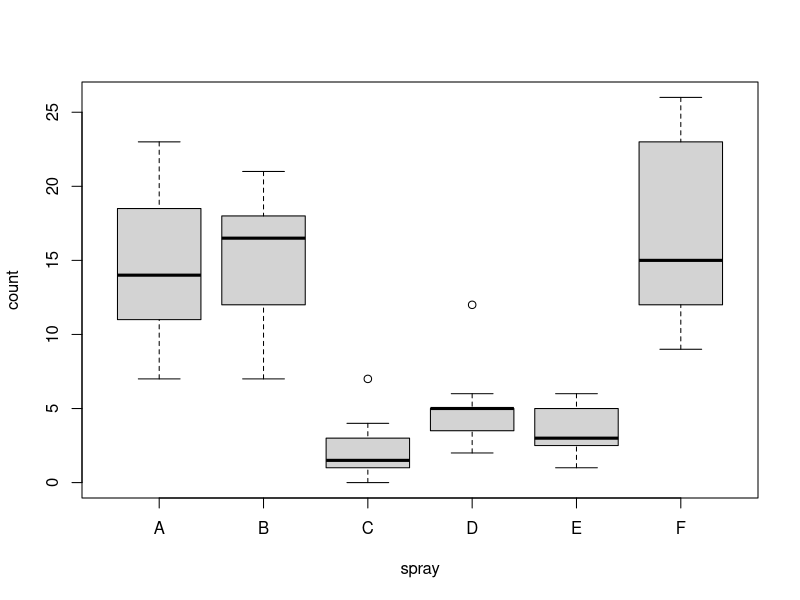

This figure's R source:
## test statistic for ANOVA

# 対応のない分散分析
data("InsectSprays")
str(InsectSprays)
plot(count ~ spray, data = InsectSprays)
#boxplot(InsectSprays[,1]~InsectSprays[,2])
anova(aov(count~spray,data=InsectSprays))

# 多群の等分散の検定
bartlett.test(InsectSprays$count, InsectSprays$spray)
bartlett.test(count ~ spray, data = InsectSprays)

InsectSprays_cde <- rbind(InsectSprays[InsectSprays$spray == "C",],InsectSprays[InsectSprays$spray == "D",],InsectSprays[InsectSprays$spray == "E",])
bartlett.test(count ~ spray, data = InsectSprays_cde)

# 対応のある分散分析
#各水準のデータ数確認
library(dplyr)
df <- group_by(InsectSprays_cde, spray)
summarize(df, n=n())
#対応のある情報を付加
InsectSprays_cde["NO"] <- factor(rep(1:12,3))
head(InsectSprays_cde)

#対応のある分散分析実行
#summary(aov(count ~ A + spray, InsectSprays_cde))
anova(aov(count ~ spray + NO , InsectSprays_cde))

#対応のない分散分析実行
anova(aov(count ~ spray, InsectSprays_cde))

# 二元配置分散分析
#サンプルデータ作成
a1 <- c(0,2,8,10)
a2 <- c(6,8,9,13)
A <- factor(c(1,1,1,1,2,2,2,2))
B <- factor(c(1,1,2,2,1,1,2,2))
y <- c(a1,a2)
sample_anova <- data.frame(y,A,B)
sample_anova
#交互作用なし二元配置分散分析実行
summary(aov(y~A+B,data=sample_anova))
#交互作用あり二元配置分散分析実行
summary(aov(y~A*B,data=sample_anova))

